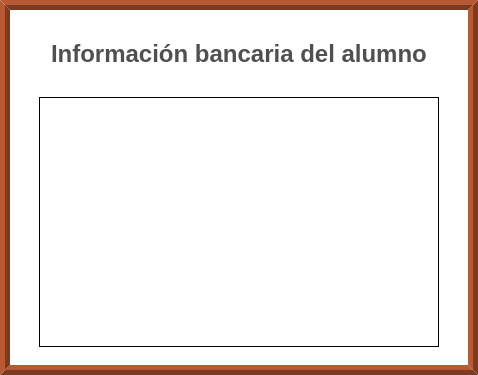
              <widget class="QFrame" name="espacio_info_bancaria_alumno">
               <property name="sizePolicy">
                <sizepolicy hsizetype="Preferred" vsizetype="Preferred">
                 <horstretch>0</horstretch>
                 <verstretch>10</verstretch>
                </sizepolicy>
               </property>
               <property name="minimumSize">
                <size>
                 <width>0</width>
                 <height>350</height>
                </size>
               </property>
               <property name="maximumSize">
                <size>
                 <width>16777215</width>
                 <height>500</height>
                </size>
               </property>
               <property name="styleSheet">
                <string notr="true">QFrame{
	background-color: rgb(255, 255, 255);
	border:10px ridge rgb(122, 59, 33);
}</string>
               </property>
               <property name="frameShape">
                <enum>QFrame::NoFrame</enum>
               </property>
               <property name="frameShadow">
                <enum>QFrame::Raised</enum>
               </property>
               <layout class="QVBoxLayout" name="verticalLayout_6">
                <property name="spacing">
                 <number>20</number>
                </property>
                <property name="leftMargin">
                 <number>20</number>
                </property>
                <property name="topMargin">
                 <number>30</number>
                </property>
                <property name="rightMargin">
                 <number>20</number>
                </property>
                <property name="bottomMargin">
                 <number>9</number>
                </property>
                <item alignment="Qt::AlignHCenter">
                 <widget class="QLabel" name="label_titulo_info_bancaria_alumno">
                  <property name="maximumSize">
                   <size>
                    <width>16777215</width>
                    <height>30</height>
                   </size>
                  </property>
                  <property name="font">
                   <font>
                    <family>Arial</family>
                    <pointsize>18</pointsize>
                    <weight>75</weight>
                    <bold>true</bold>
                   </font>
                  </property>
                  <property name="styleSheet">
                   <string notr="true">QLabel{
	
	color: rgb(80, 80, 80);
	border:none;
	border-color: #ffffff;


}
</string>
                  </property>
                  <property name="text">
                   <string>Información bancaria del alumno</string>
                  </property>
                  <property name="scaledContents">
                   <bool>false</bool>
                  </property>
                 </widget>
                </item>
                <item>
                 <widget class="QFrame" name="mostrar_datos_bancarios_alumno">
                  <property name="styleSheet">
                   <string notr="true">QFrame{

	border:none;

}</string>
                  </property>
                  <layout class="QVBoxLayout" name="verticalLayout_13">
                   <item alignment="Qt::AlignHCenter">
                    <widget class="QListWidget" name="lista_cuentas_alumno">
                     <property name="minimumSize">
                      <size>
                       <width>400</width>
                       <height>250</height>
                      </size>
                     </property>
                     <property name="font">
                      <font>
                       <family>Arial</family>
                       <pointsize>15</pointsize>
                       <weight>50</weight>
                       <bold>false</bold>
                      </font>
                     </property>
                     <property name="styleSheet">
                      <string notr="true">QListWidget{

	border:1px solid black;
	border-radius:0px;

}</string>
                     </property>
                    </widget>
                   </item>
                  </layout>
                 </widget>
                </item>
               </layout>
              </widget>
